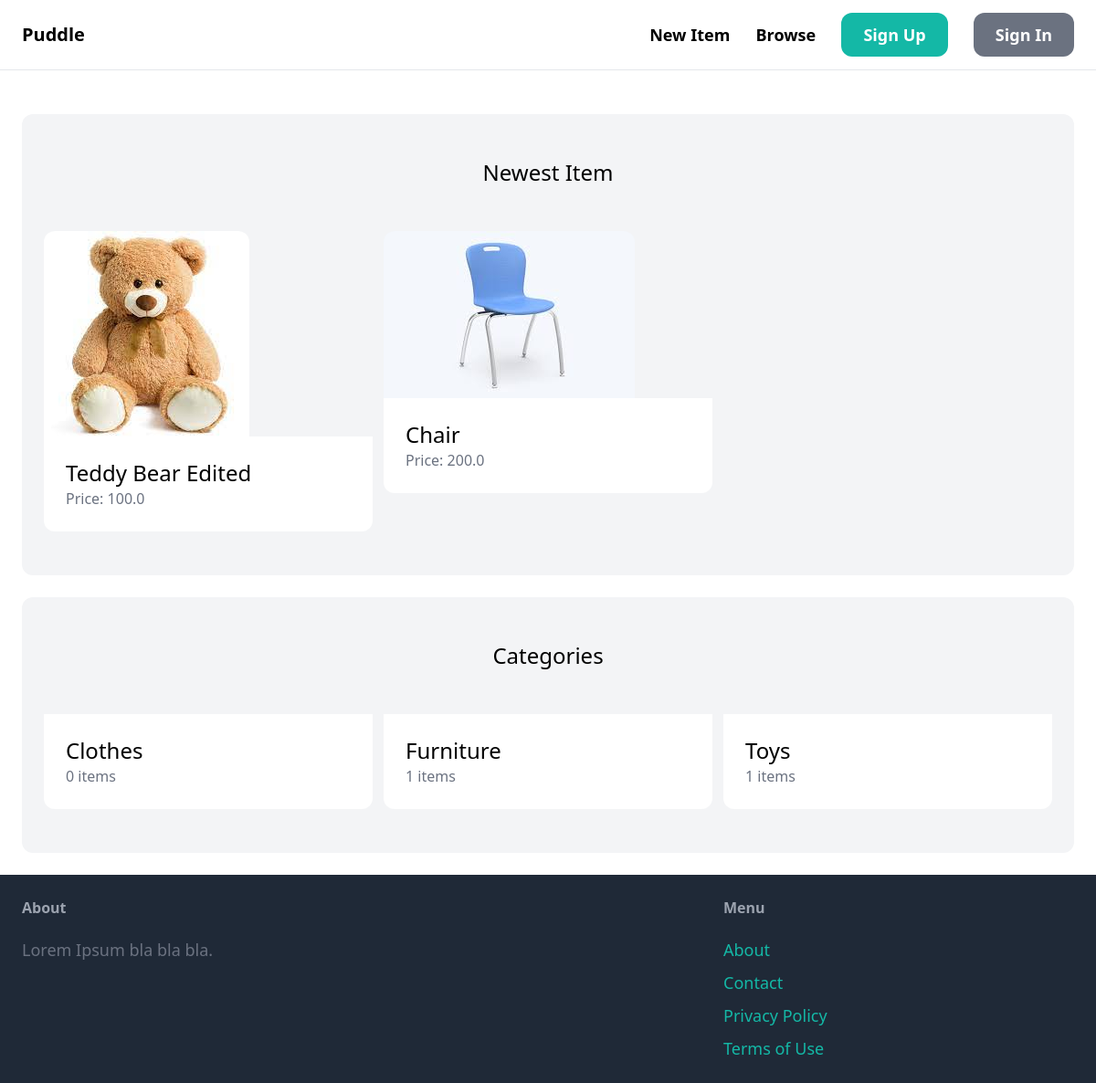
The page / on the database its author committed.
### item/models.py (models this page shows, shortened)
class Item(models.Model):
    category = models.ForeignKey(Category, related_name='items', on_delete=models.CASCADE)
    name = models.CharField(max_length=255)
    description = models.TextField(blank=True, null=True)
    price = models.FloatField()
    image = models.ImageField(upload_to='item_images', blank=True, null=True)
    is_sold = models.BooleanField(default=False)
    created_by = models.ForeignKey(User, related_name='items', on_delete=models.CASCADE)
    created_at = models.DateTimeField(auto_now_add=True)

class Category(models.Model):
    name = models.CharField(max_length=255)
    class Meta:
        ordering = ('name',)
        verbose_name_plural = 'Categories'

### core/views.py (the view)
# urls.py: path('', views.index, name='index'),
def index(request):
    items = Item.objects.filter(is_sold=False)[0:6]
    categories = Category.objects.all()
    return render(request, 'core/index.html', {
        'categories': categories,
        'items': items,
    })

### core/templates/core/index.html (shortened to what this page needs)
{% extends 'core/base.html' %}
{% block content %}
    <div class="mt-6 px-6 py-12 bg-gray-100 rounded-xl">
        <h2 class="mb-12 text-2xl text-center">Newest Item</h2>
        <div class="grid grid-cols-3 gap-3">
            {% for item in items %}
                <div>
                    <a href="{% url 'item:detail' item.id %}">
                        <div>
                            <img src="{{ item.image.url }}" class="rounded-t-xl">
                        </div>
                        <div class="p-6 bg-white rounded-b-xl">
                            <h2 class="text-2xl">{{ item.name }}</h2>
                            <p class="text-gray-500">Price: {{ item.price }}</p>
                        </div>
                    </a>
                </div>
            {% endfor %}
        </div>
    </div>
    <div class="mt-6 px-6 py-12 bg-gray-100 rounded-xl">
        <h2 class="mb-12 text-2xl text-center">Categories</h2>
        <div class="grid grid-cols-3 gap-3">
            {% for category in categories %}
                <div>
                    <a href="#">
                        <div class="p-6 bg-white rounded-b-xl">
                            <h2 class="text-2xl">{{ category.name }}</h2>
                            <p class="text-gray-500">{{ category.items.count }} items</p>
                        </div>
                    </a>
                </div>
            {% endfor %}
        </div>
    </div>
{% endblock %}

### rows shown on the page
Item: image (picture), name "Teddy Bear Edited", price "100.0"
Item: image (picture), name "Chair", price "200.0"
Category: name "Clothes", items.count "0"
Category: name "Furniture", items.count "1"
Category: name "Toys", items.count "1"
